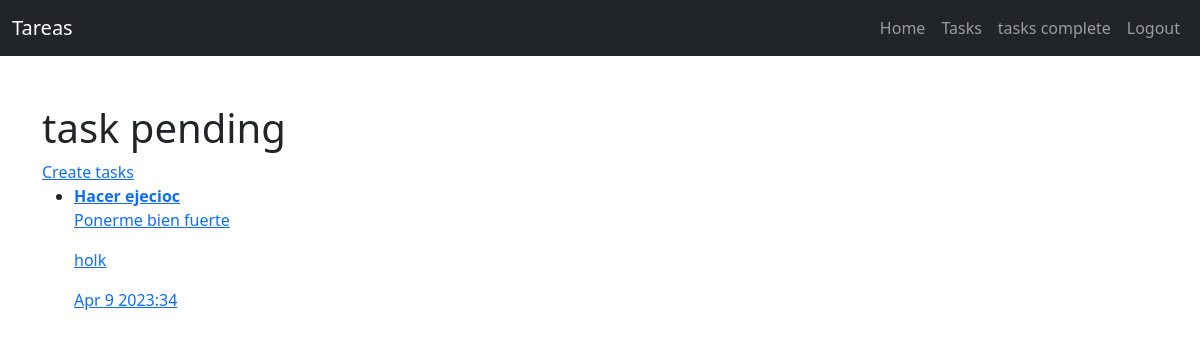
/tasks_complete/ (signed in), run on an earlier commit of the app's database.
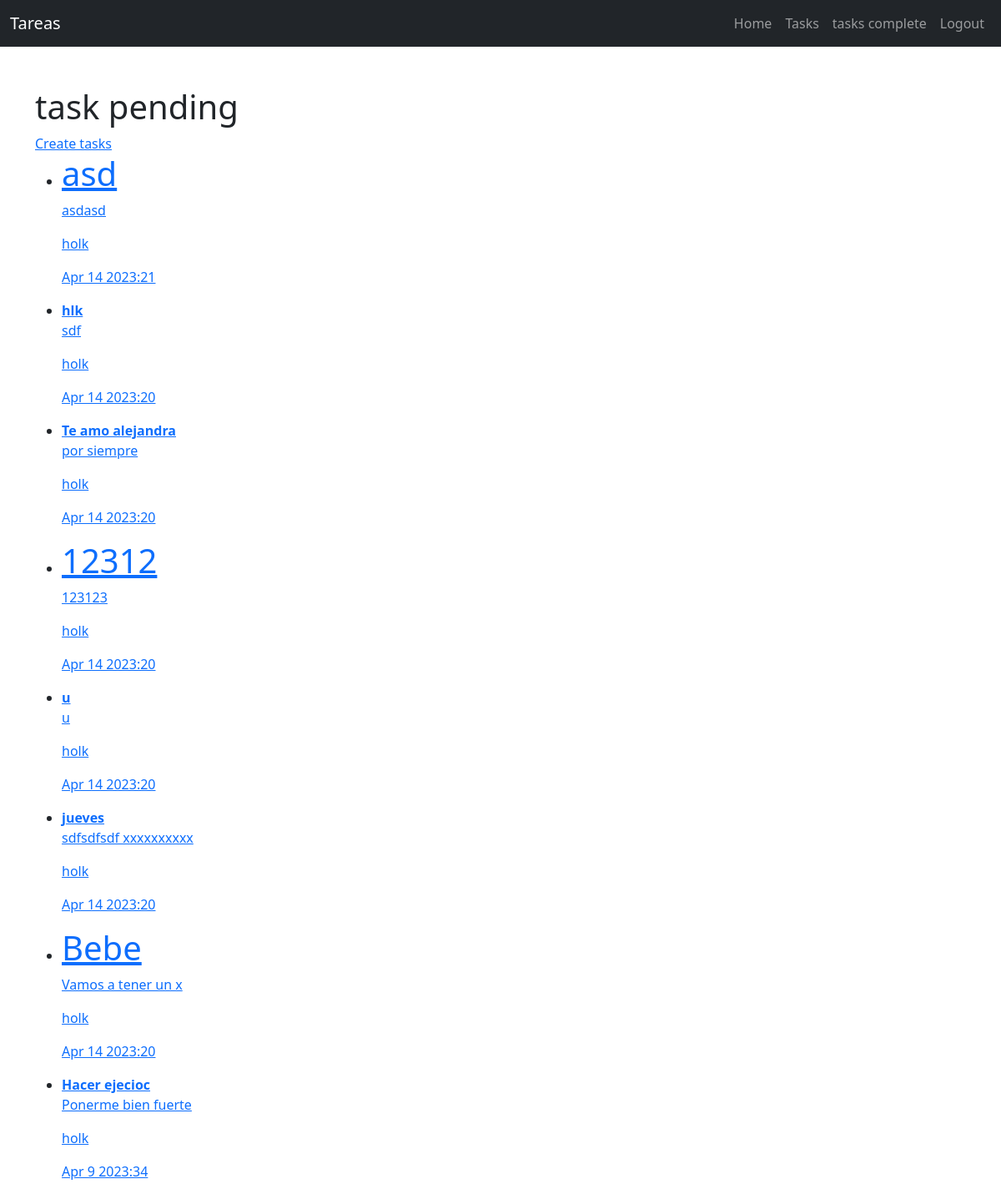
And on a later commit of the database.
### tasks/models.py (models this page shows, shortened)
class Task(models.Model):
    title = models.CharField(max_length=100)
    description = models.TextField(blank=True)
    created = models.DateTimeField(auto_now_add=True)
    datecompleted = models.DateTimeField(null=True, blank=True)
    important = models.BooleanField(default=False)
    user = models.ForeignKey(User, on_delete=models.CASCADE)

### tasks/views.py (the view)
# urls.py: path('tasks_complete/', views.tasks_complete, name='tasks_complete'),
@login_required
def tasks_complete(request):
    tasks = Task.objects.filter(user=request.user, datecompleted__isnull=False).order_by('-datecompleted')
    return render(request, 'tasks.html',{
        'tasks': tasks,
    })

### tasks/templates/tasks.html
{% extends 'base.html' %}
{% block content %}
<h1>task pending</h1>
<a href="/tasks/create/">Create tasks</a>
<ul>
    {% for task in tasks %}
    <li>
       <a href="{% url 'task_detail' task.id %}">
        {% if task.important %}
        <strong>{{task.title}}</strong>
        {% else %}
        <h1>{{task.title}}</h1>
        {% endif%}
        <p>{{task.description}}</p>
        <p>{{task.user.username}}</p>
        <p>{{task.datecompleted|date:'M j Y:i'}}</p>
       </a>
    </li>
    {% endfor %}
</ul>
{% endblock %}

What changed in the data, as far as the page shows it:
now on this page (row edited): Task: title "asd", description "asdasd", user.username "holk", datecompleted "Apr 14 2023:21"
now on this page (row edited): Task: title "hlk", description "sdf", user.username "holk", datecompleted "Apr 14 2023:20"
now on this page (row edited): Task: title "Te amo alejandra", description "por siempre", user.username "holk", datecompleted "Apr 14 2023:20"
now on this page (row edited): Task: title "12312", description "123123", user.username "holk", datecompleted "Apr 14 2023:20"
added Task: title "u", description "u", user.username "holk", datecompleted "Apr 14 2023:20"
added Task: title "jueves", description "sdfsdfsdf xxxxxxxxxx", user.username "holk", datecompleted "Apr 14 2023:20"
added Task: title "Bebe", description "Vamos a tener un x", user.username "holk", datecompleted "Apr 14 2023:20"
